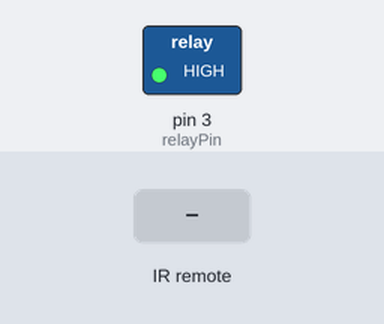
Bench run of a sketch on a simulated Arduino Uno, built with avr-gcc and run on an emulated ATmega328P. Shown: switched loads named in the sketch (green lamp = pin HIGH). Inputs (shaded band) come from the test bench.

Above: at 1.2 s.
1.3 s: infrared code 0xFD00FF received
At 2.0 s:
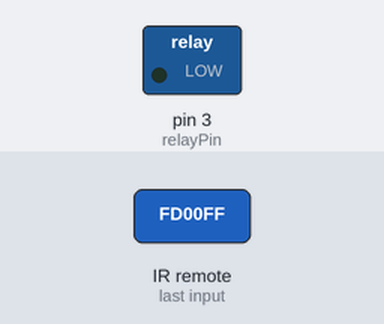
2.8 s: infrared code 0xFFFFFFFF received
At 3.1 s:
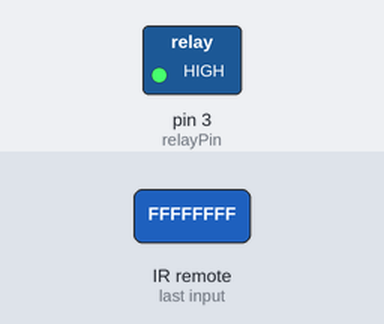
Timing chart, 0 to 5.8 s (numbered marks = the images above; inputs shaded):
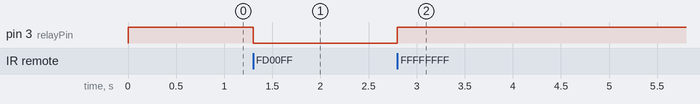

The sketch:

Remote-Fan.ino
```cpp
// 项目 - - 遥控风扇

// 描述 - - 通过红外远程控制风扇

//初始化红外接口
#include <IRremote.h>
int RECV_PIN = 11;
IRrecv irrecv(RECV_PIN);
decode_results results;

//初始化继电器（电风扇）接口
int relayPin = 3;
int relayState = HIGH;

void setup() {
  irrecv.enableIRIn();
  pinMode(relayPin,OUTPUT);
  //初始情况电扇不启动
  digitalWrite(relayPin,relayState);
}

void loop() {
  if(irrecv.decode(&results)) {
    //收到开信号则向继电器写入低电平
    if(results.value == 0xFD00FF) {
      relayState = LOW;
      digitalWrite(relayPin,relayState);
    }
    //收到关信号则向继电器写入高电平
    else if(results.value == 0xFFFFFFFF) {
      relayState = HIGH;
      digitalWrite(relayPin,relayState);
    }
    //红外继续监听下一信号
    irrecv.resume();
  }
}
```

Measured:
- after the input at 1.3 s, pin 3 (relayPin): HIGH → LOW at once
- after the input at 2.8 s, pin 3 (relayPin): LOW → HIGH at once
